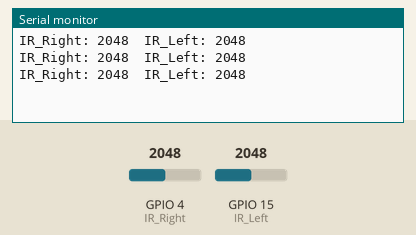
Recording of a sketch running on a simulated ESP32. On the bench: the last lines printed to the serial monitor. The test bench sets the inputs (shaded band); at power-on: GPIO 4 (IR_Right) = 2048, GPIO 15 (IR_Left) = 2048.

Above: at 1.3 s.
1.4 s: GPIO 4 (IR_Right) set to 2866
At 1.9 s:
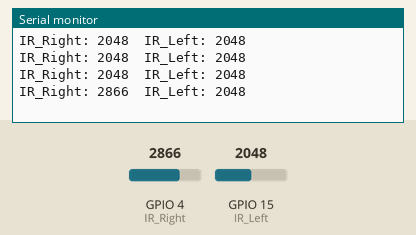
2.9 s: GPIO 15 (IR_Left) set to 2866
At 3.4 s:
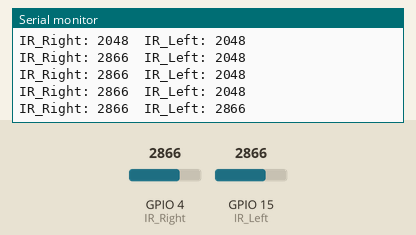
4.4 s: GPIO 4 (IR_Right) set to 3603
At 4.9 s:
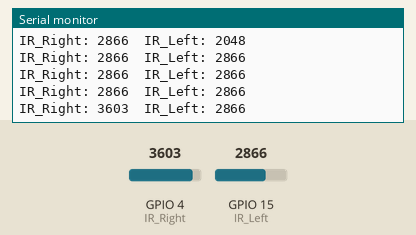
5.9 s: GPIO 15 (IR_Left) set to 3603
At 6.4 s:
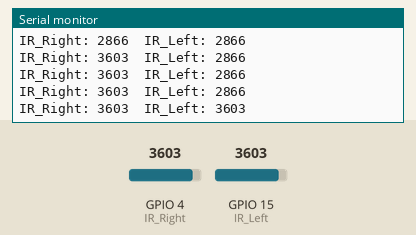
Timing chart, 0 to 8.4 s (numbered marks = the images above; inputs shaded):
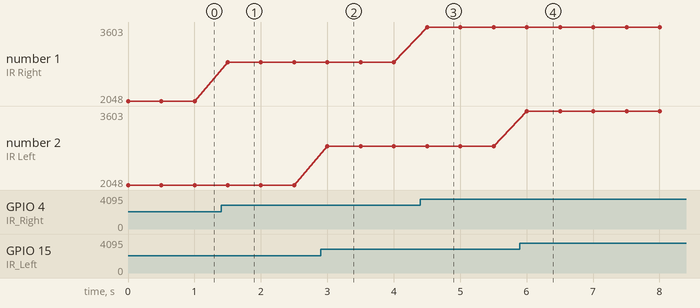

Measured:
- after the input at 1.4 s, the serial monitor: prints a new line after 0.10 s (image 1)
- after the input at 2.9 s, the serial monitor: prints a new line after 0.10 s (image 2)
- after the input at 4.4 s, the serial monitor: prints a new line after 0.10 s (image 3)
- after the input at 5.9 s, the serial monitor: prints a new line after 0.11 s (image 4)
- plotted number 1: 2048 → 2866 after the input at 1.4 s, 2866 → 3603 after the input at 4.4 s

The sketch:

ir.ino
```cpp
#define IR_Right 4
#define IR_Left 15

void setup() {
  Serial.begin(9600);
  pinMode(IR_Right, INPUT);
  pinMode(IR_Left, INPUT);
}

void loop() {
  int IR_Right_Val = analogRead(IR_Right);
  int IR_Left_Val = analogRead(IR_Left);

  Serial.print("IR_Right: ");
  Serial.print(IR_Right_Val);
  Serial.print("  IR_Left: ");
  Serial.print(IR_Left_Val);
  Serial.println("");

  delay(500);
}
```
